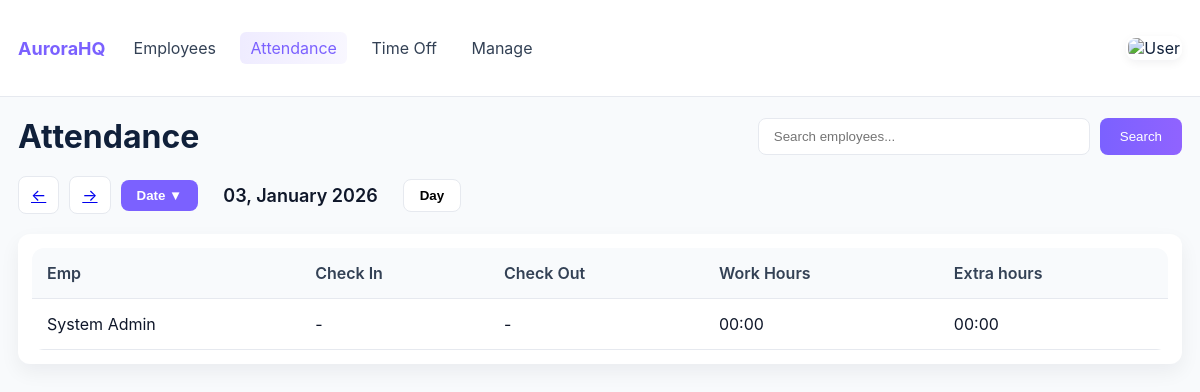
Screenshot of /attendance.php (signed in) with the database file from the repository.
### tables this page shows
CREATE TABLE `employees` (
  `employee_id` int(11) NOT NULL,
  `company_id` int(11) NOT NULL,
  `first_name` varchar(100) NOT NULL,
  `last_name` varchar(100) NOT NULL,
  `email` varchar(150) DEFAULT NULL,
  `phone` varchar(15) DEFAULT NULL,
  `gender` enum('Male','Female','Other') DEFAULT NULL,
  `date_of_joining` date NOT NULL,
  `created_at` timestamp NOT NULL DEFAULT current_timestamp()
);

### attendance.php (the view, shortened to what this page needs)
<?php
$user = $_SESSION['user'];
$company_id = $user['company_id'];
$pdo = getPDO();
$filter_employee = isset($_GET['employee']) ? (int)$_GET['employee'] : null;
$filter_date = $_GET['date'] ?? date('Y-m-d');
$search_query = isset($_GET['search']) ? trim($_GET['search']) : '';
$userRoleId = $user['role_id'] ?? null;
$attendanceData = [];
try {
    $empWhere = "e.company_id = ?";
    $empParams = [$company_id];
    $empStmt = $pdo->prepare("
        SELECT
            e.employee_id,
            e.first_name,
            e.last_name,
            e.email
        FROM employees e
        WHERE $empWhere
        ORDER BY e.first_name, e.last_name
    ");
    $empStmt->execute($empParams);
    $employees = $empStmt->fetchAll(PDO::FETCH_ASSOC);
    foreach ($employees as $emp) {
        $checkInStmt = $pdo->prepare("
            SELECT created_at
            FROM attendance
            WHERE employee_id = ? AND DATE(created_at) = ? AND type = 'IN'
            ORDER BY created_at ASC
            LIMIT 1
        ");
        $checkInStmt->execute([$emp['employee_id'], $filter_date]);
        $checkIn = $checkInStmt->fetch();
        $checkOutStmt = $pdo->prepare("
            SELECT created_at
            FROM attendance
            WHERE employee_id = ? AND DATE(created_at) = ? AND type = 'OUT'
            ORDER BY created_at DESC
            LIMIT 1
        ");
        $checkOutStmt->execute([$emp['employee_id'], $filter_date]);
        $checkOut = $checkOutStmt->fetch();
        $checkInTime = $checkIn ? $checkIn['created_at'] : null;
        $checkOutTime = $checkOut ? $checkOut['created_at'] : null;
        $workHours = '00:00';
        $extraHours = '00:00';
        $attendanceData[] = [
            'employee_id' => $emp['employee_id'],
            'first_name' => $emp['first_name'],
            'last_name' => $emp['last_name'],
            'email' => $emp['email'],
            'check_in' => $checkInTime ? date('H:i', strtotime($checkInTime)) : '-',
            'check_out' => $checkOutTime ? date('H:i', strtotime($checkOutTime)) : '-',
            'work_hours' => $workHours,
            'extra_hours' => $extraHours
        ];
    }
} catch (PDOException $e) {
    error_log('Attendance query error: ' . $e->getMessage());
    $attendanceData = [];
}
$displayDate = date('d, F Y', strtotime($filter_date));
$prevDate = date('Y-m-d', strtotime($filter_date . ' -1 day'));
$nextDate = date('Y-m-d', strtotime($filter_date . ' +1 day'));
?>
<!doctype html>
<html lang="en">
<head>
  <link rel="stylesheet" href="assets/css/dashboard.css">
</head>
<body>
  <header class="topbar">
    <div class="container topbar-inner">
      <div class="left">
        <div class="logo">AuroraHQ</div>
        <nav class="main-nav">
          <a href="dashboard.php">Employees</a>
          <a href="attendance.php" class="active">Attendance</a>
          <a href="timeoff.php">Time Off</a>
          <?php if ($userRoleId == 1): ?>
          <a href="employees.php">Manage</a>
          <?php endif; ?>
        </nav>
      </div>
      <div class="right">
        <div class="avatar-wrapper">
          <img class="avatar" src="<?php echo htmlspecialchars($user['logo'] ?? 'https://i.pravatar.cc/40?u=me'); ?>" alt="User">
        </div>
      </div>
    </div>
  </header>
  <main class="container" style="padding-top: 20px;">
    <div class="attendance-header">
      <h1>Attendance</h1>
      <div class="search-bar">
        <form method="get" action="attendance.php" style="display: flex; gap: 10px;">
          <input type="text" name="search" placeholder="Search employees..." value="<?php echo htmlspecialchars($search_query); ?>" style="padding: 10px 15px; border: 1px solid #e6e9ef; border-radius: 8px; width: 300px;">
          <button type="submit" class="btn primary" style="padding: 10px 20px;">Search</button>
        </form>
      </div>
    </div>
    <div class="date-navigation">
      <a href="?date=<?php echo $prevDate; ?><?php echo $filter_employee ? '&employee=' . $filter_employee : ''; ?><?php echo $search_query ? '&search=' . urlencode($search_query) : ''; ?>" class="date-nav-btn">←</a>
      <a href="?date=<?php echo $nextDate; ?><?php echo $filter_employee ? '&employee=' . $filter_employee : ''; ?><?php echo $search_query ? '&search=' . urlencode($search_query) : ''; ?>" class="date-nav-btn">→</a>
      <form method="get" action="attendance.php" style="display: inline;">
        <button type="button" onclick="document.getElementById('dateInput').click()" class="date-select-btn">Date ▼</button>
      </form>
      <span class="date-display"><?php echo $displayDate; ?></span>
      <button class="day-btn" onclick="window.location='?date=<?php echo date('Y-m-d'); ?><?php echo $filter_employee ? '&employee=' . $filter_employee : ''; ?><?php echo $search_query ? '&search=' . urlencode($search_query) : ''; ?>'">Day</button>
    </div>
    <div class="panel">
      <table class="attendance-table">
        <thead>
          <tr>
            <th>Emp</th>
            <th>Check In</th>
            <th>Check Out</th>
            <th>Work Hours</th>
            <th>Extra hours</th>
          </tr>
        </thead>
        <tbody>
          <?php if (empty($attendanceData)): ?>
          <tr>
            <td colspan="5" style="text-align: center; padding: 40px; color: var(--muted);">
              No attendance records found for <?php echo $displayDate; ?>.
            </td>
          </tr>
          <?php else: ?>
            <?php foreach($attendanceData as $record): ?>
            <tr>
              <td><?php echo htmlspecialchars($record['first_name'] . ' ' . $record['last_name']); ?></td>
              <td><?php echo htmlspecialchars($record['check_in']); ?></td>
              <td><?php echo htmlspecialchars($record['check_out']); ?></td>
              <td><?php echo htmlspecialchars($record['work_hours']); ?></td>
              <td><?php echo htmlspecialchars($record['extra_hours']); ?></td>
            </tr>
            <?php endforeach; ?>
          <?php endif; ?>
        </tbody>
      </table>
    </div>
  </main>
</body>
</html>

### assets/css/dashboard.css (style rules this page uses)
:root { --bg:#f8fafc; --panel:#ffffff; --muted:#68707d; --accent:#7b61ff; --success:#2ecc71; --warning:#f1c40f; --danger:#e74c3c; --card-shadow: 0 8px 20px rgba(12,18,40,0.06); }
html,body { height:100% }
body { font-family:Inter, system-ui, -apple-system, 'Segoe UI', Roboto, 'Helvetica Neue', Arial; background:var(--bg); color:#10203a;margin:0 }
.container { max-width:1200px;margin:0 auto;padding:18px }
.topbar { background:var(--panel);padding:18px 0; border-bottom: 1px solid #e6e9ef; }
.topbar-inner { display:flex;align-items:center;justify-content:space-between;gap:12px }
.left { display:flex;align-items:center;gap:18px }
.logo { font-weight:700;font-size:18px;color:var(--accent) }
.main-nav a { margin-right:10px;color:#334155;text-decoration:none;padding:6px 10px;border-radius:6px }
.main-nav a.active { background:linear-gradient(90deg, rgba(123,97,255,0.12), rgba(123,97,255,0.05));color:var(--accent) }
.right { display:flex;align-items:center;gap:12px }
.avatar-wrapper { position:relative }
.avatar { width:40px;height:40px;border-radius:10px;object-fit:cover;border:2px solid #fff;box-shadow:0 3px 10px rgba(12,18,40,0.06);cursor:pointer }
.panel { background:var(--panel);border-radius:12px;padding:14px;box-shadow:var(--card-shadow) }
.btn { padding:10px 14px;border-radius:8px;border:1px solid #e6e9ef;background:white;cursor:pointer }
.btn.primary { background:linear-gradient(90deg,var(--accent),#9063ff);color:white;border:none }

### attendance.php (style rules this page uses)
.attendance-header { display: flex; justify-content: space-between; align-items: center; margin-bottom: 20px; }
.attendance-header h1 { margin: 0; }
.search-bar { display: flex; align-items: center; gap: 10px; }
.search-bar input { padding: 10px 15px; border: 1px solid #e6e9ef; border-radius: 8px; width: 300px; }
.date-navigation { display: flex; align-items: center; gap: 10px; margin-bottom: 20px; }
.date-nav-btn { background: var(--panel); border: 1px solid #e6e9ef; padding: 8px 12px; border-radius: 8px; cursor: pointer; font-size: 16px; }
.date-display { font-size: 18px; font-weight: 600; color: #0f172a; margin: 0 15px; }
.date-select-btn { background: var(--accent); color: white; border: none; padding: 8px 16px; border-radius: 8px; cursor: pointer; font-weight: 600; }
.day-btn { background: var(--panel); border: 1px solid #e6e9ef; padding: 8px 16px; border-radius: 8px; cursor: pointer; font-weight: 600; }
.attendance-table { width: 100%; border-collapse: collapse; background: var(--panel); border-radius: 12px; overflow: hidden; }
.attendance-table th, .attendance-table td { padding: 15px; text-align: left; border-bottom: 1px solid #e6e9ef; }
.attendance-table th { background: #f8fafc; font-weight: 600; color: #334155; }
.attendance-table td { color: #0f172a; }

### rows the page displays
employees: first_name+last_name "System Admin", check_in "-", check_out "-", work_hours "00:00", extra_hours "00:00"
